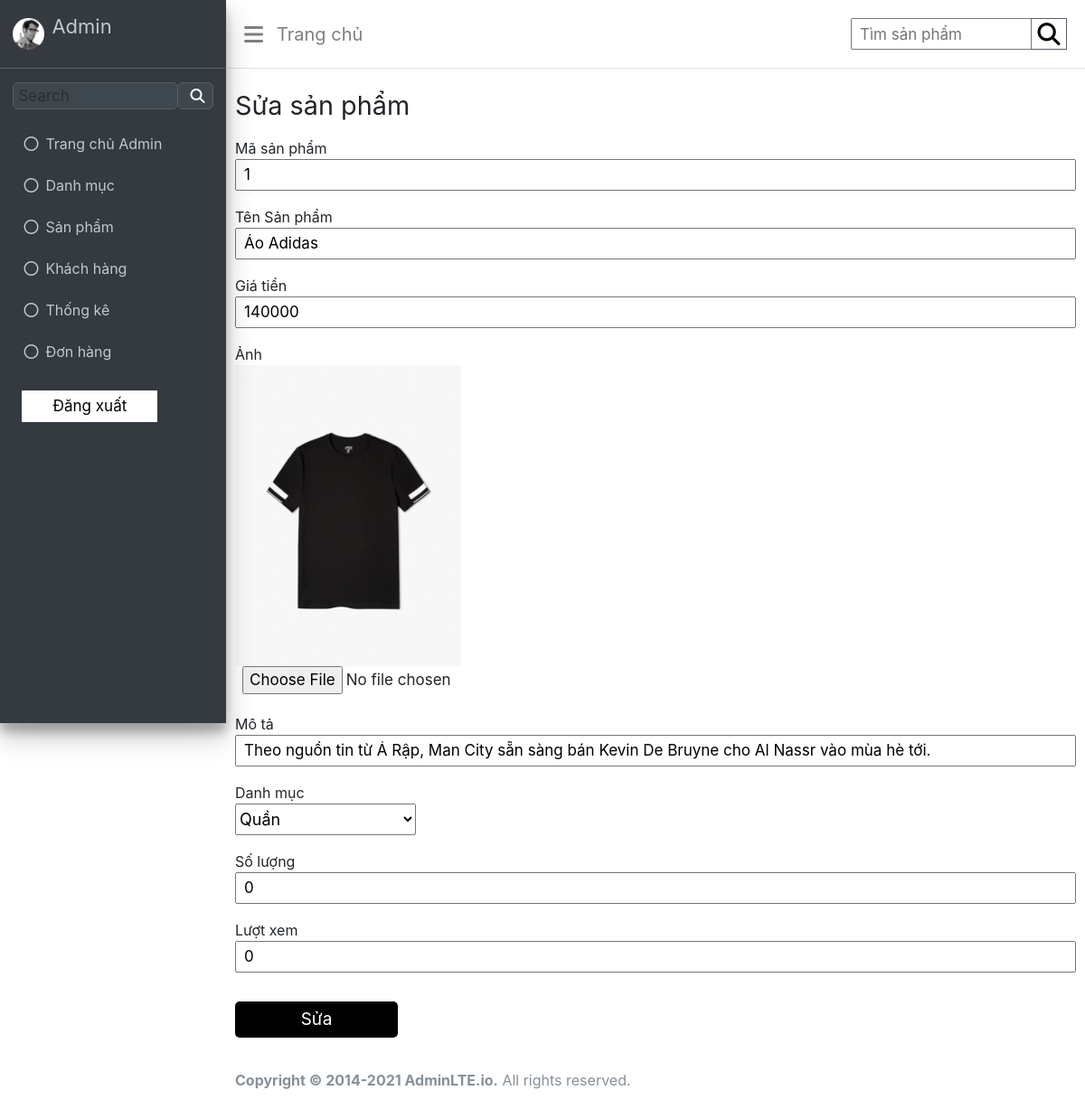
Page /admin/index.php?act=editsp&id=1 on the committed database.
### tables this page shows
CREATE TABLE `sanpham` (
  `id` int(11) NOT NULL,
  `name` varchar(255) NOT NULL,
  `giatien` int(11) NOT NULL,
  `img` varchar(255) DEFAULT NULL,
  `mota` text NOT NULL,
  `iddm` int(11) NOT NULL,
  `luotxem` int(11) NOT NULL,
  `ngaytao` varchar(255) NOT NULL,
  `soluong` int(11) NOT NULL,
  `trangthai` int(11) NOT NULL
);

### model/pdo.php (called while the page is built, shortened)
<?php
function pdo_get_connection(){
    $servername = "localhost";
    $username = "root";
    $password = "";
    try {
        $conn = new PDO("mysql:host=$servername;dbname=wd18331_duan1", $username, $password);
        $conn->setAttribute(PDO::ATTR_ERRMODE, PDO::ERRMODE_EXCEPTION);
        return $conn;
    } catch(PDOException $e) {
        echo "Connection failed: " . $e->getMessage();
    }
}
function pdo_query($sql){
    $sql_args=array_slice(func_get_args(),1);
    try{
        $conn=pdo_get_connection();
        $stmt=$conn->prepare($sql);
        $stmt->execute($sql_args);
        $rows=$stmt->fetchAll();
        return $rows;
    }
    catch(PDOException $e){
        throw $e;
    }
    finally{
        unset($conn);
    }
}
function pdo_query_one($sql){
    $sql_args=array_slice(func_get_args(),1);
    try{
        $conn=pdo_get_connection();
        $stmt=$conn->prepare($sql);
        $stmt->execute($sql_args);
        $row=$stmt->fetch(PDO::FETCH_ASSOC);
        return $row;
    }
    catch(PDOException $e){
        throw $e;
    }
    finally{
        unset($conn);
    }
}
?>

### model/sanpham.php (called while the page is built, shortened)
<?php
function loadAllDm(){
    $sql = "SELECT * FROM danhmuc";
    $listdanhmuc = pdo_query($sql);
    return $listdanhmuc;
}
function loadOneSp($id){
    $sql = "SELECT * FROM sanpham WHERE id = $id";
    $sanpham = pdo_query_one($sql);
    return $sanpham;
}
?>

### admin/sanpham/edit.php (the view, shortened to what this page needs)
<?php
if(is_array($sanpham)){
    extract($sanpham);
}
$image = "../Img/$img";
?>
<!DOCTYPE html>
<html lang="en">
<head>
</head>
<body>
    <div class="wrapper">
        <div class="font-title">
            <h1>Sửa sản phẩm</h1>
        </div>
        <div class="form-content">
            <form action="index.php?act=editsp" method="POST" enctype="multipart/form-data">
                <div class="row-input">
                    <label> Mã sản phẩm </label> <br>
                    <input type="text" name="id" value="<?=$id?>">
                </div>
                <div class="row-input">
                    <label>Tên Sản phẩm </label> <br>
                    <input type="text" name="name" value="<?=$name?>">
                </div>
                <div class="row-input">
                    <label>Giá tiền</label> <br>
                    <input type="text" name="giatien" value="<?=$giatien?>">
                </div>
                <div class="row-input">
                    <label>Ảnh </label> <br>
                    <img src="<?=$image?>" alt="">
                    <input type="file" name="img">
                </div>
                <div class="row-input">
                    <label>Mô tả </label> <br>
                    <input type="text" name="mota" value="<?=$mota?>">
                </div>
                <div class="row-input">
                    <label>Danh mục </label> <br>
                    <select name="iddm" id="">
                        <?php foreach ($listdanhmuc as $danhmuc) {
                    extract($danhmuc);
                    if($iddm === $id){
                        echo '<option value="'.$id.'" selected>'.$name.'</option>';
                    } else {
                        echo '<option value="'.$id.'">'.$name.'</option>';
                    }
             } ?>
                    </select>
                </div>
                <div class="row-input">
                    <label>Số lượng </label> <br>
                    <input type="text" name="soluong" value="<?=$soluong?>">
                </div>
                <div class="row-input">
                    <label>Lượt xem </label> <br>
                    <input type="text" name="luotxem" value="<?=$luotxem?>">
                </div>
                <div class="row-btn">
                    <input onclick="return confirmEdit()" type="submit" name="sua" value="Sửa">
                </div>
            </form>
        </div>
    </div>
</body>
</html>

### admin/CSS/header.css (style rules this page uses)
body { background-color: #f4f6f9; }

### admin/CSS/home.css (style rules this page uses)
.wrapper { margin-left: 250px; padding: 0px 10px; }
.wrapper h1 { text-align: left; font-size: 1.8rem; font-weight: 400; }

### admin/CSS/add.css (style rules this page uses)
.wrapper { margin-left: 250px; padding: 0px 10px; }
.wrapper h1 { text-align: left; font-size: 1.8rem; font-weight: 400; }
.font-title { margin-top: 100px; }
.form-content { margin: 10px 0px; }
.row-input { margin: 17px 0px; }
.row-input input { width: 100%; height: 35px; padding-left: 8px; font-size: 17px; }
.row-input select { font-size: 18px; width: 200px; height: 35px; }
.row-btn input { width: 180px; height: 40px; font-size: 19px; margin: 15px 0px; background-color: #000; color: #fff; border: none; outline: none; border-radius: 5px; cursor: pointer; }

### admin/CSS/edit.css (style rules this page uses)
.wrapper { margin-left: 250px; padding: 0px 10px; }
.font-title { margin-top: 100px; }
.form-content { margin: 10px 0px; }
.row-input { margin: 17px 0px; }
.row-input input { width: 100%; height: 35px; padding-left: 8px; font-size: 17px; }
.row-input select { font-size: 18px; width: 200px; height: 35px; }
.row-input img { width: 250px; }
.row-btn input { width: 180px; height: 40px; font-size: 19px; margin: 15px 0px; background-color: #000; color: #fff; border: none; outline: none; border-radius: 5px; cursor: pointer; }

### admin/CSS/list.css (style rules this page uses)
* { margin: 0; padding: 0; font-family: "Source Sans Pro", -apple-system, BlinkMacSystemFont, "Segoe UI", Roboto, "Helvetica Neue", Arial, sans-serif, "Apple Color Emoji", "Segoe UI Emoji", "Segoe UI Symbol"; font-weight: 400; box-sizing: border-box; }
.wrapper { margin-left: 250px; padding: 0px 10px; }
.wrapper h1 { text-align: left; font-size: 1.8rem; font-weight: 400; }

### admin/CSS/index.css (style rules this page uses)
* { margin: 0; padding: 0; font-family: "Source Sans Pro", -apple-system, BlinkMacSystemFont, "Segoe UI", Roboto, "Helvetica Neue", Arial, sans-serif, "Apple Color Emoji", "Segoe UI Emoji", "Segoe UI Symbol"; font-weight: 400; box-sizing: border-box; }
body { min-height: 100vh; display: flex; flex-direction: column; }

### rows in the picture
sanpham: id "1", name "Áo Adidas", giatien "140000", img (picture), mota "Theo nguồn tin từ Ả Rập, Man City sẵn sàng bán Kevin De Bruyne cho Al Nassr vào mùa hè tới.", soluong "0", luotxem "0"

### other values in the picture
form field iddm "Quần"
